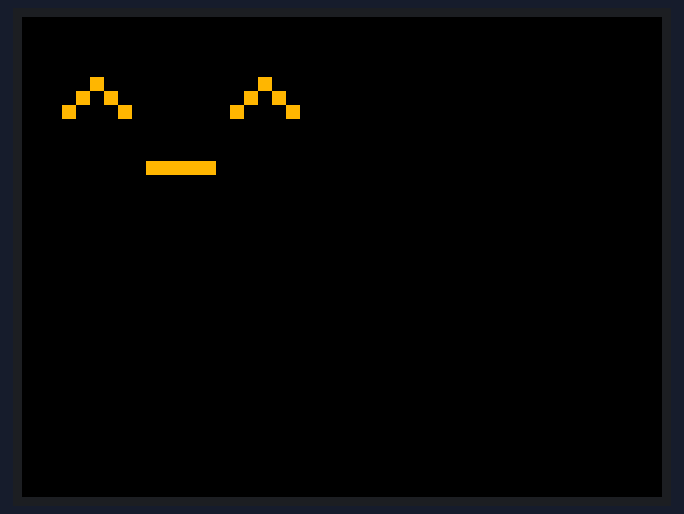
Bench run of a sketch on a simulated ESP32. Parts: 320×240 colour display. What the sketch prints to the serial monitor is not drawn.

Above: at 0.3 s.
At 1.4 s:
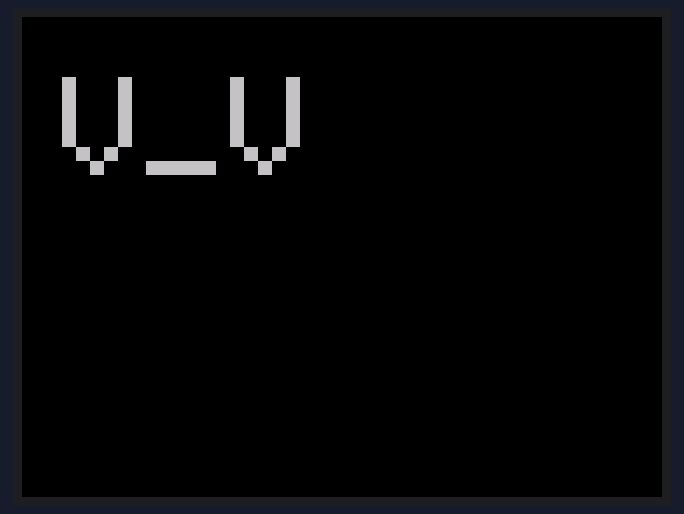
At 2.4 s:
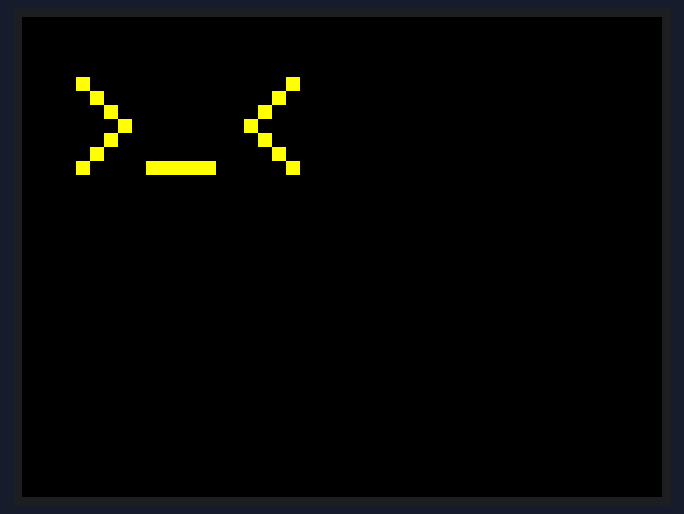
At 4.6 s:
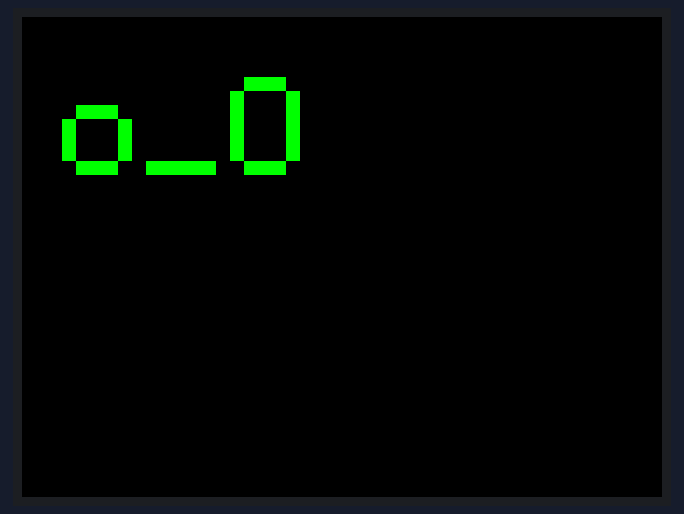
At 6.7 s:
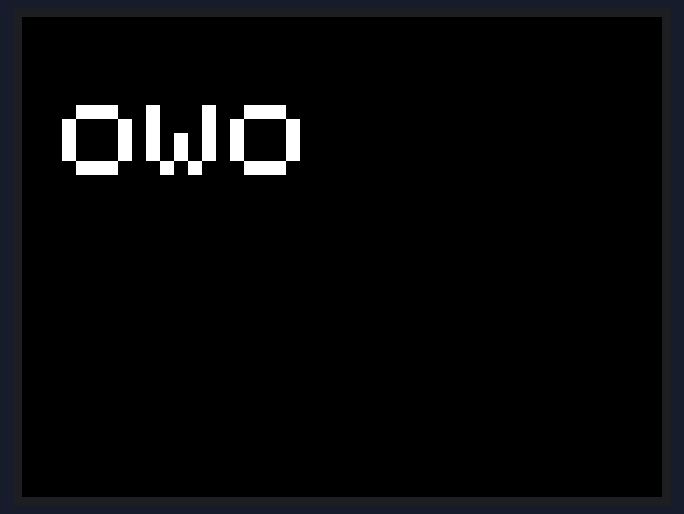
At 8.9 s:
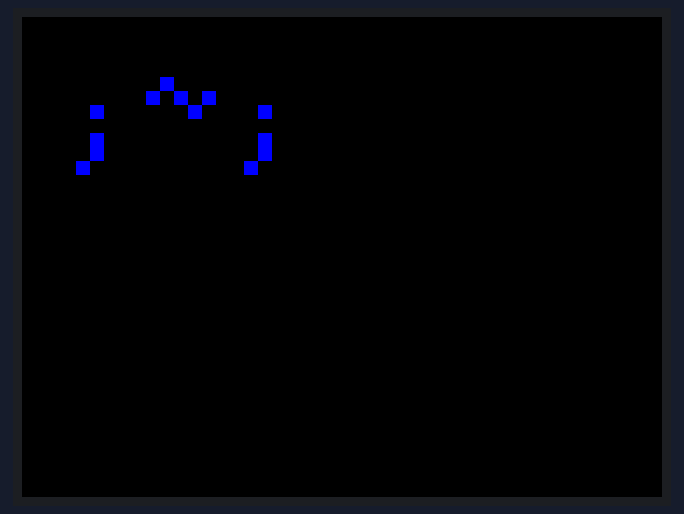

The sketch:

face-test.ino
```cpp
#include <TFT_eSPI.h> // Graphics and font library for ST7735 driver chip
#include <SPI.h> //Used in support of TFT Display
#include <string.h>  //used for some string handling and processing.

TFT_eSPI tft = TFT_eSPI();  // Invoke library, pins defined in User_Setup.h

#define BACKGROUND TFT_BLACK
#define DEFAULT_FACE_COLOR TFT_WHITE

enum emotion {
  HAPPY, // ^_^
  SAD, // v_v
  SCARED, // >_<
  BLUSH, // >//<
  WEIRD, // o_O
  CUTE, //uwu
  BLANK, //owo
  INDIFFERENT, // ._.
  CRYING // ;~;
};

unsigned long last_face;
unsigned long animation_timer;

void setup() {
  Serial.begin(115200);

  Serial.println("initialize screen");
  tft.init();
  tft.setRotation(3);
  tft.setTextSize(1);
  tft.setTextColor(DEFAULT_FACE_COLOR);
  tft.fillScreen(BACKGROUND);
  last_face = millis();
  animation_timer = millis();

  /* chevron */
  /*tft.drawLine(0, 24, 12, 36, TFT_RED);
  tft.drawLine(1, 24, 13, 36, TFT_RED);
  tft.drawLine(2, 24, 14, 36, TFT_RED);
  tft.drawLine(3, 24, 15, 36, TFT_RED);
  tft.drawLine(4, 24, 16, 36, TFT_RED);
  tft.drawLine(0, 48, 12, 36, TFT_RED);
  tft.drawLine(1, 48, 13, 36, TFT_RED);
  tft.drawLine(2, 48, 14, 36, TFT_RED);
  tft.drawLine(3, 48, 15, 36, TFT_RED);
  tft.drawLine(4, 48, 16, 36, TFT_RED);*/
}

bool written = false;
int face = HAPPY;
int iter;

void loop() {
  if (millis() - last_face > 1000) {
    tft.fillScreen(BACKGROUND);
    face = (face+1)%9;
    written = false;
    last_face = millis();
  }

  /* for moving chevron */
  /*if(millis() - animation_timer > 100) {
    tft.drawLine(iter, 24, iter+12, 36, BACKGROUND);
    tft.drawLine(iter, 48, iter+12, 36, BACKGROUND);
    tft.drawLine(iter+5, 24, iter+5+12, 36, TFT_RED);
    tft.drawLine(iter+5, 48, iter+5+12, 36, TFT_RED);

    iter++;
    iter %= 160;
    animation_timer = millis();
  }*/

  /* shrinking chevron */
  /*if(millis() - animation_timer > 25) {
    tft.drawLine(0, 24+iter, 12, 36, BACKGROUND);
    tft.drawLine(1, 24+iter, 13, 36, BACKGROUND);
    tft.drawLine(2, 24+iter, 14, 36, BACKGROUND);
    tft.drawLine(3, 24+iter, 15, 36, BACKGROUND);
    tft.drawLine(4, 24+iter, 16, 36, BACKGROUND);
    tft.drawLine(0, 48-iter, 12, 36, BACKGROUND);
    tft.drawLine(1, 48-iter, 13, 36, BACKGROUND);
    tft.drawLine(2, 48-iter, 14, 36, BACKGROUND);
    tft.drawLine(3, 48-iter, 15, 36, BACKGROUND);
    tft.drawLine(4, 48-iter, 16, 36, BACKGROUND);

    iter++;
    iter %= 6;

    tft.drawLine(0, 24+iter, 12, 36, TFT_RED);
    tft.drawLine(1, 24+iter, 13, 36, TFT_RED);
    tft.drawLine(2, 24+iter, 14, 36, TFT_RED);
    tft.drawLine(3, 24+iter, 15, 36, TFT_RED);
    tft.drawLine(4, 24+iter, 16, 36, TFT_RED);
    tft.drawLine(0, 48-iter, 12, 36, TFT_RED);
    tft.drawLine(1, 48-iter, 13, 36, TFT_RED);
    tft.drawLine(2, 48-iter, 14, 36, TFT_RED);
    tft.drawLine(3, 48-iter, 15, 36, TFT_RED);
    tft.drawLine(4, 48-iter, 16, 36, TFT_RED);

    animation_timer = millis();
  }*/

  if (!written) {
    switch(face) {
      case HAPPY:
      tft.setCursor(20, 30, 1);
      tft.setTextSize(10);
      tft.setTextColor(TFT_ORANGE);
      tft.println("^_^");
      break;
      case SAD:
      tft.setCursor(20, 30, 1);
      tft.setTextSize(10);
      tft.setTextColor(TFT_SILVER);
      tft.println("V_V");
      break;
      case SCARED:
      tft.setCursor(20, 30, 1);
      tft.setTextSize(10);
      tft.setTextColor(TFT_YELLOW);
      tft.println(">_<");
      break;
      case BLUSH:
      tft.setCursor(7, 35, 1);
      tft.setTextSize(6);
      tft.setTextColor(0xFC9F);
      tft.println(">//<");
      break;
      case WEIRD:
      tft.setCursor(20, 30, 1);
      tft.setTextSize(10);
      tft.setTextColor(TFT_GREEN);
      tft.println("o_O");
      break;
      case CUTE:
      tft.setCursor(20, 30, 1);
      tft.setTextSize(10);
      tft.setTextColor(TFT_RED);
      tft.println("uwu");
      break;
      case BLANK:
      tft.setCursor(20, 30, 1);
      tft.setTextSize(10);
      tft.setTextColor(TFT_WHITE);
      tft.println("owo");
      break;
      case INDIFFERENT:
      tft.setCursor(20, 30, 1);
      tft.setTextSize(10);
      tft.setTextColor(0x797A7E);
      tft.println("._.");
      break;
      case CRYING:
      tft.setCursor(20, 30, 1);
      tft.setTextSize(10);
      tft.setTextColor(TFT_BLUE);
      tft.println(";~;");
      break;
    }
    written = true;
  }
}
```

Measured:
- by itself, everything shown: repeats every 9.7 s, in 18 steps
- what the display in image 0 shows lasts 1.0 s, from 0.2 s to 1.2 s
